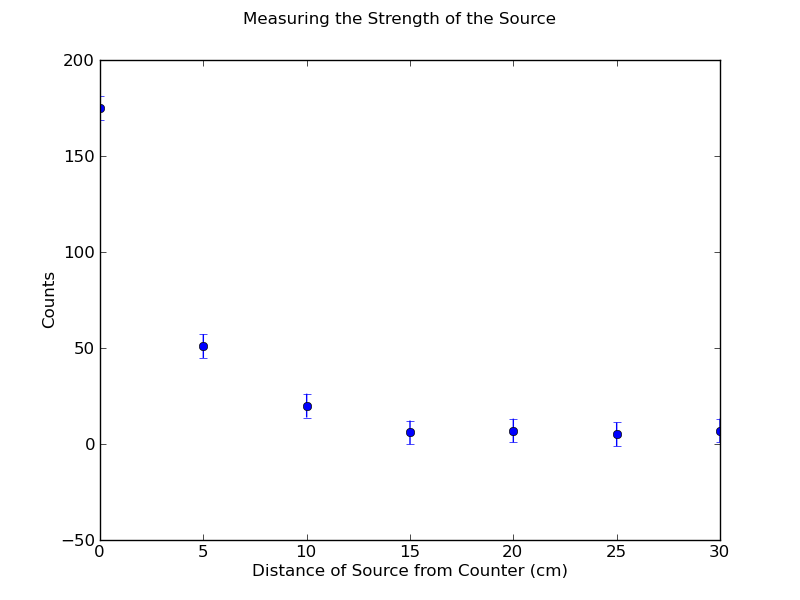

Python code for this plot:
import scipy
import numpy as np
import matplotlib.pyplot as plt

n = [175, 51, 20, 6, 7, 5, 7]
d = [0, 5, 10, 15, 20, 25, 30]

plt.errorbar(d, n, yerr=6.2, fmt='bo')
plt.ylabel("Counts")
plt.xlabel("Distance of Source from Counter (cm)")
plt.suptitle("Measuring the Strength of the Source")
plt.legend(loc=0)

plt.show()
